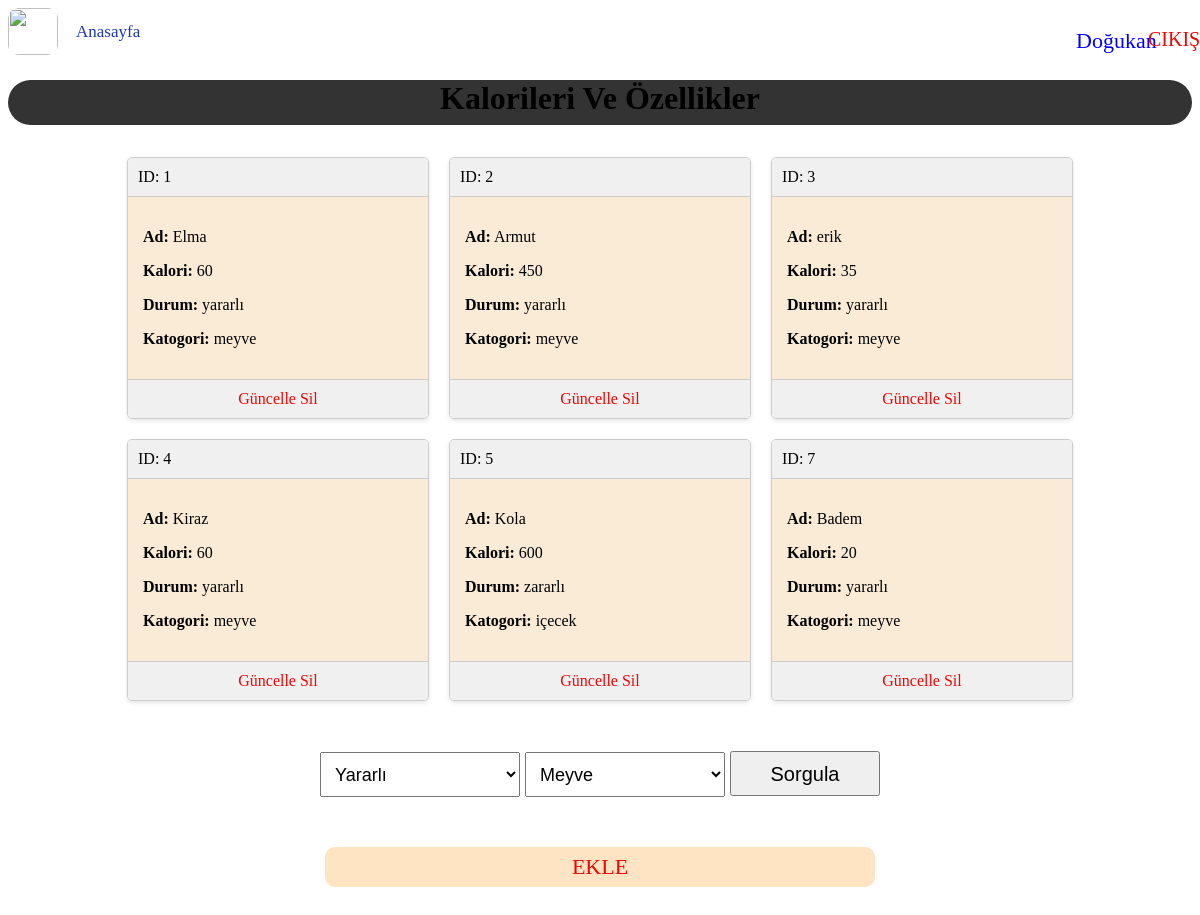
Screenshot of /gida (signed in) with the database file from the repository.
### tables this page shows
CREATE TABLE gida (id INTEGER PRIMARY KEY AUTOINCREMENT,ad TEXT , kalori TEXT , durum TEXT , katogori TEXT);

### main.py (the view)
@app.route("/gida")
def gida():
    if "ad" in session and session ["ad"] != None:
        kullaniciadi = session.get('ad')
        sorgu = "SELECT * FROM gida "
        kayitlar = select(sorgu)
        return render_template("gida.html", gida = kayitlar , kullaniciadi=kullaniciadi)
    else:
          return redirect("/giris")

### sorgular.py (called while the page is built)
def select(sorgu):
     baglanti = sqlite3.connect("personel.db")
     imlec = baglanti.cursor()
     imlec.execute(sorgu)
     kayitlar = imlec.fetchall()
     baglanti.close()
     return kayitlar

### templates/gida.html (shortened to what this page needs)
<!DOCTYPE html>
<html lang="en">
<head>
    <link rel="stylesheet" href="/static/css/sty.css">
    <link rel="stylesheet" href="/static/css/gida.css">
</head>
    <body id="index_arkaplan" background="/static/images/indir.jpg">
    <ul id="nav">
        {% if kullaniciadi %}
        <p id="kullanici">{{ kullaniciadi }} </p>
      {% endif %}
      <div id="cık">
      <a href="{{ url_for('cikis') }}" id="cık">CIKIŞ</a>
      </div>
        <a href="{{ url_for('anasayfa') }}"><img src="/static/images/indir.jpg" id="navbarrsm" alt=""></a>
        <li><a href="{{ url_for('anasayfa') }}">Anasayfa</a></li>
      </ul>
    <header>
        <h1>{{ first_char_upper }}  Kalorileri Ve  Özellikler</h1>
    </header>
    <div class="container">
        {% for adm in gida %}
        <div class="card">
            <div class="card-header">
                ID: {{ adm[0] }}
            </div>
            <div class="card-body">
                <p><strong>Ad:</strong> {{ adm[1] }}</p>
                <p><strong>Kalori:</strong> {{ adm[2] }}</p>
                <p><strong>Durum:</strong> {{ adm[3] }}</p>
                <p><strong>Katogori:</strong> {{ adm[4] }}</p>
            </div>
            <div class="card-footer">
                <a href="/gida/guncelle/{{ adm[0] }}" class="buton">Güncelle</a>
                <a href="/gida/sil/{{ adm[0] }}" class="buton">Sil</a>
            </div>
        </div>
        {% endfor %}
    </div>
<div id="sorgu">
    <form action="{{ url_for('gida_sorgu') }}" method="post">
        <select id="durum" name="durum" required>
            <option value="yararlı">Yararlı</option>
        </select>
        <select id="katogori" name="katogori" required>
            <option value="meyve" selected>Meyve</option>
        </select>
        <button type="submit" id="sorgula_buton">Sorgula</button>
    </form>
</div>
    <div>
        <a href="{{ url_for('gida_ekle') }}" class="buton" id="gida_ekle">EKLE</a>
    </div>
</body>
</html>

### css/sty.css (style rules this page uses)
h1 { background-color: #333; text-align: center; height: 45px; border-radius: 25px; }
.container { display: flex; flex-wrap: wrap; justify-content: center; }
.card { width: 300px; margin: 10px; border: 1px solid #ccc; border-radius: 5px; box-shadow: 0 2px 4px rgba(0, 0, 0, 0.1); }
.card-header { background-color: #f0f0f0; padding: 10px; border-bottom: 1px solid #ccc; border-top-left-radius: 5px; border-top-right-radius: 5px; }
.card-body { padding: 15px; background-color: antiquewhite; }
.card-footer { background-color: #f0f0f0; padding: 10px; border-top: 1px solid #ccc; border-bottom-left-radius: 5px; border-bottom-right-radius: 5px; text-align: center; }
#gida_ekle { display: flex; justify-content: center; align-items: center; text-decoration: none; background-color: bisque; border-radius: 10px; height: 40px; width: 550px; font-size: 22px; margin: 0 auto; transition: background-color 0.3s ease-in-out; margin-top: 50px; }
.buton { text-decoration: none; color: #f00505; text-align: center; }

### css/gida.css (style rules this page uses)
ul { list-style-type: none; margin: 0; padding: 0; overflow: hidden; color : #333; justify-content: left; display: flex; border-radius: 10px; }
li { float: left; }
li a, .dropbtn { display: inline-block; color: rgb(30, 55, 178); text-align: center; padding: 14px 18px; text-decoration: none; font-size: 17px; border-radius: 15px; }
#navbarrsm { width: 50px; height: 47px; border-radius: 10px; }
body { background-repeat: no-repeat; background-position: center top 50%; height: 900px; }
#index_arkaplan { background-attachment: fixed; }
#kullanici { display: block; margin-top: 20px; color: rgb(4, 0, 255); border-radius: 10px; margin-left: 89%; position: absolute; font-size: 22px; }
#cık { display: block; text-decoration: none; margin-top: 10px; color: #f00505; border-radius: 10px; margin-left: 95%; position: absolute; font-size: 20px; }
#sorgu { font-size: 20px; margin-top: 40px; display: flex; justify-content: center; }
#sorgu option { font-size: 16px; }
#sorgu option:checked { font-size: 16px; }
select { font-size: 18px; padding: 10px; width: 200px; height: 45px; }
#sorgula_buton { padding: 10px; width: 150px; height: 45px; font-size: 20px; }

### rows the page displays
gida: id "1", ad "Elma", kalori "60", durum "yararlı", katogori "meyve"
gida: id "2", ad "Armut", kalori "450", durum "yararlı", katogori "meyve"
gida: id "3", ad "erik", kalori "35", durum "yararlı", katogori "meyve"
gida: id "4", ad "Kiraz", kalori "60", durum "yararlı", katogori "meyve"
gida: id "5", ad "Kola", kalori "600", durum "zararlı", katogori "içecek"
gida: id "7", ad "Badem", kalori "20", durum "yararlı", katogori "meyve"

### other values shown
{{ kullaniciadi }} "Doğukan"
